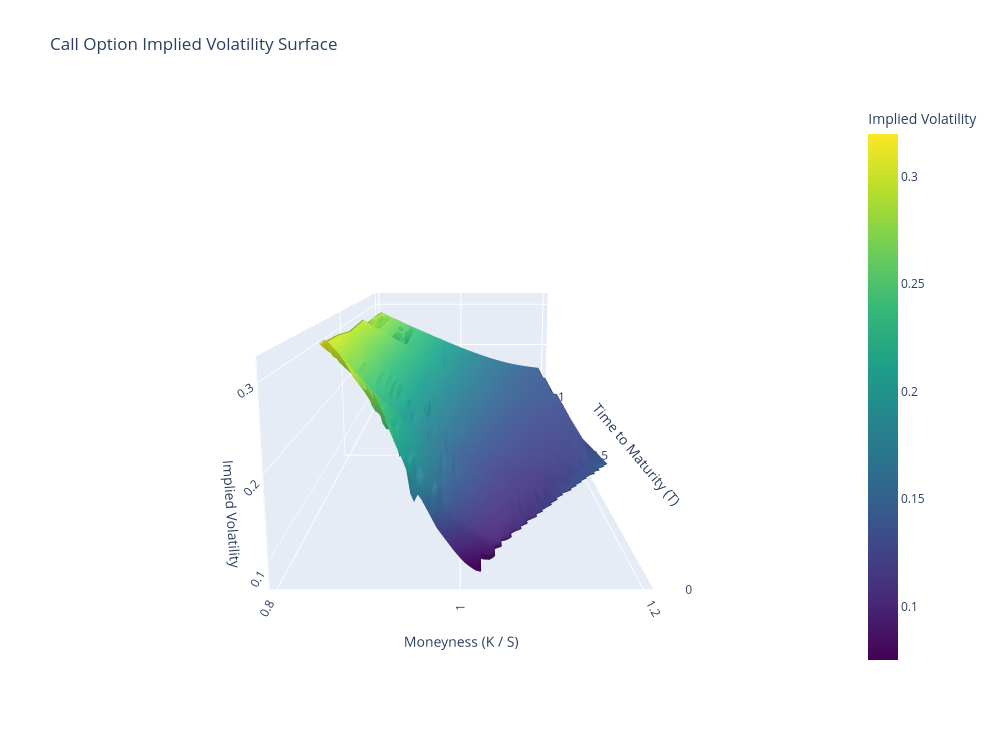

Source (notebook cell):
### Code cell
# Prepare data for interpolation
x = calls_surface_clean["moneyness"].to_numpy()
y = calls_surface_clean["T"].to_numpy()
z = calls_surface_clean["own_implied_volatility"].to_numpy()

# Create regular grid
x_grid = np.linspace(x.min(), x.max(), 100)
y_grid = np.linspace(y.min(), y.max(), 100)

X, Y = np.meshgrid(x_grid, y_grid)

# Interpolate implied volatility onto the grid
Z = griddata(
    (x, y),
    z,
    (X, Y),
    method="linear",
)

# Create interactive 3D volatility surface
fig_plotly = go.Figure(
    data=[
        go.Surface(
            x=X,
            y=Y,
            z=Z,
            colorscale="Viridis",
            colorbar=dict(
                title="Implied Volatility"
            ),
        )
    ]
)

fig_plotly.update_layout(
    title="Call Option Implied Volatility Surface",

    scene=dict(
        xaxis_title="Moneyness (K / S)",
        yaxis_title="Time to Maturity (T)",
        zaxis_title="Implied Volatility",

        dragmode="turntable",

        camera=dict(
            eye=dict(
                x=0.0,
                y=-2.5,
                z=0.5,
            ),
            up=dict(
                x=0,
                y=0,
                z=1,
            ),
        ),
    ),

    width=1000,
    height=750,
)

fig_plotly.show()

### Figure 1 — Plotly figure (JSON) as saved in the notebook; plotly's stock layout.template omitted (floating-point values rounded to 4 significant figures; data arrays with more than 128 entries replaced by an {"elided": "..."} marker saying what was removed)
{"data": [{"colorbar": {"title": {"text": "Implied Volatility"}}, "colorscale": [[0, "#440154"], [0.1111, "#482878"], [0.2222, "#3e4989"], [0.3333, "#31688e"], [0.4444, "#26828e"], [0.5556, "#1f9e89"], [0.6667, "#35b779"], [0.7778, "#6ece58"], [0.8889, "#b5de2b"], [1, "#fde725"]], "type": "surface", "x": {"elided": "100x100 float values"}, "y": {"elided": "100x100 float values"}, "z": {"elided": "100x100 float values"}}], "layout": {"height": 750, "scene": {"camera": {"eye": {"x": 0, "y": -2.5, "z": 0.5}, "up": {"x": 0, "y": 0, "z": 1}}, "dragmode": "turntable", "xaxis": {"title": {"text": "Moneyness (K / S)"}}, "yaxis": {"title": {"text": "Time to Maturity (T)"}}, "zaxis": {"title": {"text": "Implied Volatility"}}}, "title": {"text": "Call Option Implied Volatility Surface"}, "width": 1000}}
